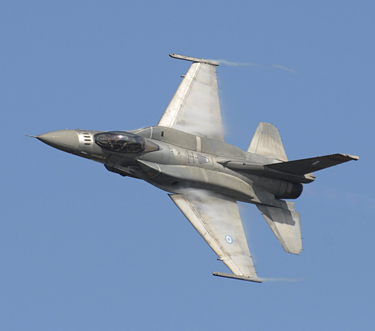
%> input picture EdgeDetection_HybridImgs/prob_pyramids/data/plane.bmp, 375 x 331 px
$ octave runThis.m   (GNU Octave 9; MATLAB toolbox functions it lacks are replaced by stand-ins)
%> lines starting %> are read from the running program, lines starting %| are printed output that depends on the picture
### EdgeDetection_HybridImgs/prob_pyramids/pyramidsGL.m
function [G, L] = pyramidsGL(im, N)
    G={};
    L={};
    cutoff_frequency=7;
%     im_new={};
%     G={};
%     N={};
    filter = fspecial('Gaussian', cutoff_frequency*4+1, cutoff_frequency);

    size(im)
    G{1}=im;
    im_new=imfilter(G{1},filter);
    orig_filt_img= G{1};
    size(im_new)

    for i=2:5
        G{i}= imresize(im_new,.5);
        im_new=imfilter(G{i},filter);
    end
    disp('finishedG');
    size(G{1})
    a=size(imresize(G{1},2))
    b=size(orig_filt_img)
% [13 lines of commented-out code are left out]
    c=size(orig_filt_img);
    d=size(imresize(G{1},2));
    t1=(imresize(G{2},2));
    if c(2)~=d(2)&& c(1)==d(1)

        t1=t1(:,1:c(2),:)
%               G{j-1}=[G{j-1} zeros(c(1),1)];
    elseif c(1)~=d(1)&& c(2)==d(2)
        t1=t1(1:c(1),:,:)
%               G{j-1}=[G{j-1}; zeros(1,c(2))];
    elseif c(2)~=d(2)&& c(1)~=d(1)
        t1=t1(1:c(1),1:c(2),:)
    end
% [5 lines of commented-out code are left out]
    L{1}= (orig_filt_img - (imfilter(t1,filter)));
% [5 lines of commented-out code are left out]
    for j= 2:4
        disp(j)
        c=size(G{j});
        d=size(imresize(G{j+1},2));
        t2=(imresize(G{j+1},2));
        if c(2)~=d(2)&& c(1)==d(1)

            t2=t2(:,1:c(2),:)
    %               G{j-1}=[G{j-1} zeros(c(1),1)];
        elseif c(1)~=d(1)&& c(2)==d(2)
            t2=t2(1:c(1),:,:)
    %               G{j-1}=[G{j-1}; zeros(1,c(2))];
        elseif c(2)~=d(2)&& c(1)~=d(1)
            t2=t2(1:c(1),1:c(2),:)
        end

        L{j}=G{j}-(imfilter(t2,filter))

    end
    L{5}=G{5};
% [17 lines of commented-out code are left out]


end

### EdgeDetection_HybridImgs/prob_pyramids/reconstruct.m
function img = reconstruct( L )
%UNTITLED2 Summary of this function goes here
%   Detailed explanation goes here
    cutoff_frequency=7;
    filter = fspecial('Gaussian', cutoff_frequency*4+1, cutoff_frequency);
    s={}
    c=size(L{4});
    d=size((imresize(L{5},2)));
    t1=(imresize(L{5},2))
    if c(2)~=d(2)&& c(1)==d(1)

        t1=t1(:,1:c(2),:)
%               G{j-1}=[G{j-1} zeros(c(1),1)];
    elseif c(1)~=d(1)&& c(2)==d(2)
        t1=t1(1:c(1),:,:)
%               G{j-1}=[G{j-1}; zeros(1,c(2))];
    elseif c(2)~=d(2)&& c(1)~=d(1)
        t1=t1(1:c(1),1:c(2),:)
    end
    s{4}=L{4}+(imfilter(t1,filter));
% [7 lines of commented-out code are left out]
    for i=0:2
        j=3-i;
        c=size(L{j});

        t=imresize(s{j+1},2);
        d=size(t);
%         rect=[0 0 c(1) c(2)]
%         t=imcrop(t,rect)
        if c(2)~=d(2)&& c(1)==d(1)

            t=t(:,1:c(2),:)
%               G{j-1}=[G{j-1} zeros(c(1),1)];
        elseif c(1)~=d(1)&& c(2)==d(2)
            t=t(1:c(1),:,:)
%               G{j-1}=[G{j-1}; zeros(1,c(2))];
        elseif c(2)~=d(2)&& c(1)~=d(1)
            t=t(1:c(1),1:c(2),:)
        end

%         a=L_temp;
        s{j}=L{j}+(imfilter(t,filter));
        size(t)
        size(L{j})

    end
% [5 lines of commented-out code are left out]
    img=s{j};

end

### EdgeDetection_HybridImgs/prob_pyramids/scale_reconstruct.m
function img=scale_reconstruct(L)
%UNTITLED3 Summary of this function goes here
%   Detailed explanation goes here
    L{1}=L{1}*2;
    cutoff_frequency=7;
    filter = fspecial('Gaussian', cutoff_frequency*4+1, cutoff_frequency);
    s={}
    c=size(L{4});
    d=size((imresize(L{5},2)));
    t1=imresize(L{5},round([size(L{4}, 1), size(L{4}, 2)]),'bicubic');
% [11 lines of commented-out code are left out]
    s{4}=L{4}+(imfilter(t1,filter));
% [7 lines of commented-out code are left out]
    for i=0:2
        j=3-i;
        c=size(L{j});

%         t=imresize(s{j+1},2);
%         d=size(t);
        t=imresize(s{j+1},round([size(L{j}, 1), size(L{j}, 2)]),'bicubic');
% [14 lines of commented-out code are left out]
        s{j}=L{j}+(imfilter(t,filter));
        size(t)
        size(L{j})

    end
% [5 lines of commented-out code are left out]

    img=s{j};


end

### EdgeDetection_HybridImgs/prob_pyramids/tight_subplot.m
function ha = tight_subplot(Nh, Nw, gap, marg_h, marg_w)

% tight_subplot creates "subplot" axes with adjustable gaps and margins
%
% ha = tight_subplot(Nh, Nw, gap, marg_h, marg_w)
%
%   in:  Nh      number of axes in hight (vertical direction)
%        Nw      number of axes in width (horizontaldirection)
%        gap     gaps between the axes in normalized units (0...1)
%                   or [gap_h gap_w] for different gaps in height and width
%        marg_h  margins in height in normalized units (0...1)
%                   or [lower upper] for different lower and upper margins
%        marg_w  margins in width in normalized units (0...1)
%                   or [left right] for different left and right margins
%
%  out:  ha     array of handles of the axes objects
%                   starting from upper left corner, going row-wise as in
%                   going row-wise as in
%
%  Example: ha = tight_subplot(3,2,[.01 .03],[.1 .01],[.01 .01])
%           for ii = 1:6; axes(ha(ii)); plot(randn(10,ii)); end
%           set(ha(1:4),'XTickLabel',''); set(ha,'YTickLabel','')

% Pekka Kumpulainen 20.6.2010   @tut.fi
% Tampere University of Technology / Automation Science and Engineering


if nargin<3; gap = .02; end
if nargin<4 || isempty(marg_h); marg_h = .05; end
if nargin<5; marg_w = .05; end

if numel(gap)==1;
    gap = [gap gap];
end
if numel(marg_w)==1;
    marg_w = [marg_w marg_w];
end
if numel(marg_h)==1;
    marg_h = [marg_h marg_h];
end

axh = (1-sum(marg_h)-(Nh-1)*gap(1))/Nh;
axw = (1-sum(marg_w)-(Nw-1)*gap(2))/Nw;

py = 1-marg_h(2)-axh;

ha = zeros(Nh*Nw,1);
ii = 0;
for ih = 1:Nh
    px = marg_w(1);

    for ix = 1:Nw
        ii = ii+1;
        ha(ii) = axes('Units','normalized', ...
            'Position',[px py axw axh], ...
            'XTickLabel','', ...
            'YTickLabel','');
        px = px+axw+gap(2);
    end
    py = py-axh-gap(1);
end

### EdgeDetection_HybridImgs/prob_pyramids/displayPyramids.m
function displayPyramids(G, L)
%UNTITLED4 Summary of this function goes here
%   Detailed explanation goes here
    figure;
% [6 lines of commented-out code are left out]
    ha = tight_subplot(2,5,[.01 .03],[.1 .01],[.01 .01]);
% %           for ii = 1:6; axes(ha(ii)); plot(randn(10,ii)); end
%
% %     axes(ha(1));
% %     imshow(G{1});
%
    for i=1:5
% %         figure;
%         axes(ha(i));
        subplot(ha(i)),imshow(G{i});
%
% %         axes(ha(i+5));
% % %         subplot(2,5,i+5);
%         imshow(G{1,i});
    end
% %
    for j=1:5
% %         figure;
% %         imshow((G{i}));
        subplot(ha(j+5)),imshow((L{j})+0.5);
%         imshow((L{1,j})+0.5);
%     end
%     figure;
end

### EdgeDetection_HybridImgs/prob_pyramids/displayPyramidsfft.m
function displayPyramidsfft(G, L)
%UNTITLED Summary of this function goes here
%   Detailed explanation goes here
    figure;
    for i=1:5
        subplot(2,5,i);
        imagesc((log((abs(fftshift(fft2(double(rgb2gray(G{i})))))))));
        colormap jet;
        subplot(2,5,i+5);
        imagesc((log((abs(fftshift(fft2(double(rgb2gray(L{i}+0.5)))))))));
        colormap jet;
    end


end

### EdgeDetection_HybridImgs/prob_pyramids/runThis.m
clear all; close all;
im = (im2double(imread('data/plane.bmp')));
% im=rgb2gray(im);
N=5;
G={};
L={};
[G,L]=pyramidsGL(im,N)
%> after the loop in pyramidsGL, `for i=2:5`: G = 5 items
%> in pyramidsGL, `size(G{1})`: ans = [331 375 3]
%> in pyramidsGL, `a=size(imresize(G{1},2))`: a = [662 750 3]
%> the loop in pyramidsGL, `for j= 2:4` made 3 passes
%> (c, d) on passes 2 to 3: ([83 94 3], [84 94 3]), ([42 47 3], [42 48 3])
%> d on pass 1: [166 188 3]
%> after the loop in pyramidsGL, `for j= 2:4`: L = 4 items
%> G = 5 items; L = 5 items

for i=1:5
    fn1=sprintf('C://First_sem//CV//hw1//prob_pyramids//hw-ans//gaussian//%s.jpg',num2str(i))
    imwrite(G{i},fn1);
end
for i=1:5
    fn2=sprintf('C://First_sem//CV//hw1//prob_pyramids//hw-ans//laplacian//%s.jpg',num2str(i))
    imwrite(L{i},fn2);
end
%> this loop made 5 passes
%> pass 1, `imwrite(L{i},fn2);`:
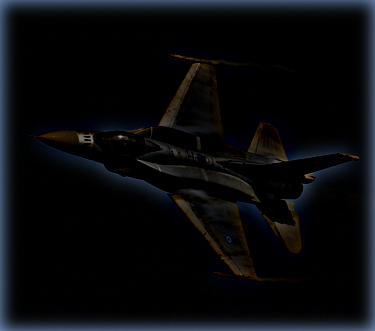
%> saved as 1.jpg: size 331x375x3 uint8; mean R, G, B 8.7, 9.9, 12.2
%> pass 2, `imwrite(L{i},fn2);`:
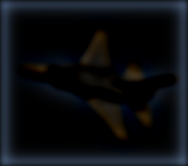
%> saved as 2.jpg: size 166x188x3 uint8; mean R, G, B 12, 14.2, 18
img1=reconstruct(L);
%> the loop in reconstruct, `for i=0:2` made 3 passes
%> after the loop in reconstruct, `for i=0:2`: s = 4 items
figure(1);
imshow(img1);
d=size(img1)
%> d = [331 375 3]
c=size(im)
%> c = [331 375 3]
 if c(2)~=d(2)&& c(1)==d(1)
%
       img1=img1(:,1:c(2),:)
%               G{j-1}=[G{j-1} zeros(c(1),1)];
    elseif c(1)~=d(1)&& c(2)==d(2)
        img1=img1(1:c(1),:,:)
%               G{j-1}=[G{j-1}; zeros(1,c(2))];
    elseif c(2)~=d(2)&& c(1)~=d(1)
        img1=img1(1:c(1),1:c(2),:)
 end
% im=imresize(im,round([size(img1, 1), size(img1, 2), size(img1,3)]),'bicubic');
% im=imresize(im,round([size(img1, 1), size(img1, 2), size(img1,3)]),'bicubic');

MSE_recon = immse(img1, im)
%> MSE_recon = 4.55e-36
img2=scale_reconstruct(L);
%> in scale_reconstruct, `c=size(L{4});`: c = [42 47 3]
%> in scale_reconstruct, `d=size((imresize(L{5},2)));`: d = [42 48 3]
%> the loop in scale_reconstruct, `for i=0:2` made 3 passes
%> in scale_reconstruct, `img=s{j};`:
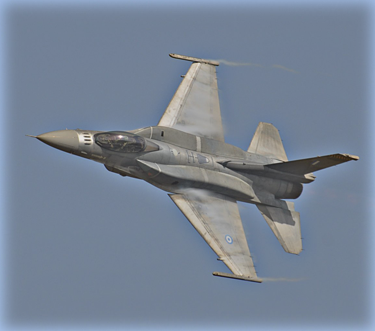
%> img: size 331x375x3 double; mean R, G, B 0.486, 0.591, 0.736; drawn with min black and max white
d=size(img2)
c=size(im)
if c(2)~=d(2)&& c(1)==d(1)
%
   img2=img2(:,1:c(2),:)
%               G{j-1}=[G{j-1} zeros(c(1),1)];
elseif c(1)~=d(1)&& c(2)==d(2)
    img2=img2(1:c(1),:,:)
%               G{j-1}=[G{j-1}; zeros(1,c(2))];
elseif c(2)~=d(2)&& c(1)~=d(1)
    img2=img2(1:c(1),1:c(2),:)
end
MSE_recon2 = immse(img2, im)
%> MSE_recon2 = 0.00967
f2=fspecial('laplacian')
im_new=imfilter(im,f2);
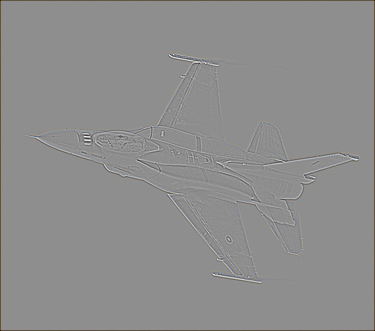
%> im_new: size 331x375x3 double; mean R, G, B -0.00514, -0.00653, -0.00851; drawn with min black and max white
MSE_sharpening=immse(im_new, im)
%> MSE_sharpening = 0.38
figure(2);
imshow(img2);
figure(3);
imshow(im_new);

imwrite(img1,'C:/First_sem/CV/hw1/prob_pyramids/hw-ans/recon.jpg');
displayPyramids(G,L);
%> the loop in displayPyramids, `for j=1:5` made 5 passes
%> pass 1, in displayPyramids, `imshow((L{j})+0.5)`:
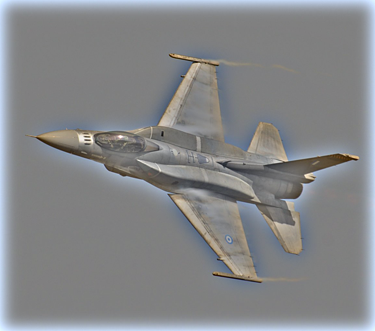
%> displayed picture: size 331x375x3, on the screen's scale of 0 to 255; mean R, G, B 132.9, 134.4, 136.5
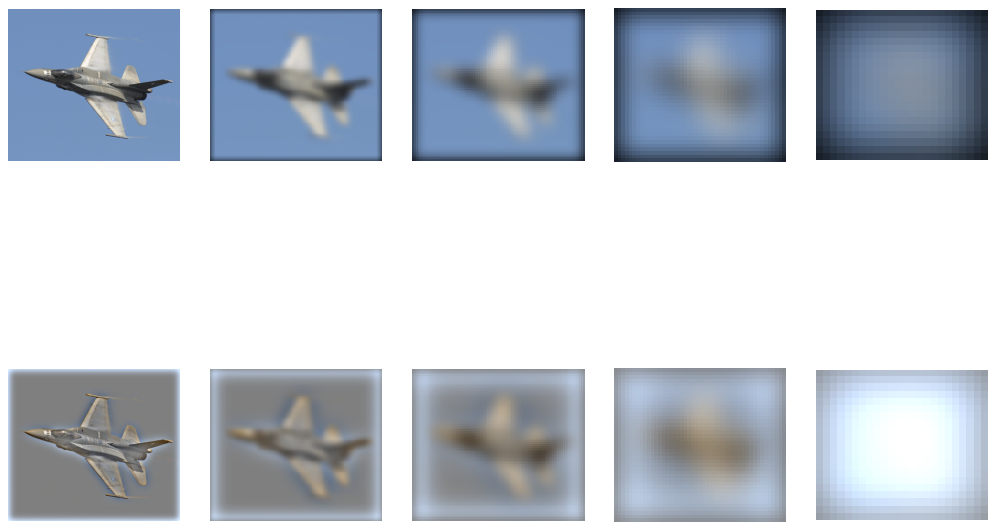
%> figure redrawn from the program's plot data, 10 panels
displayPyramidsfft(G,L);
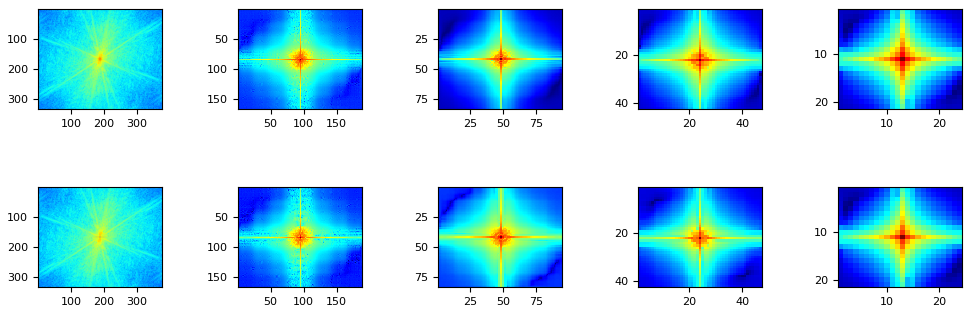
%> figure redrawn from the program's plot data, 10 panels

$ run again, with EdgeDetection_HybridImgs/prob_pyramids/data/cat.bmp copied over EdgeDetection_HybridImgs/prob_pyramids/data/plane.bmp
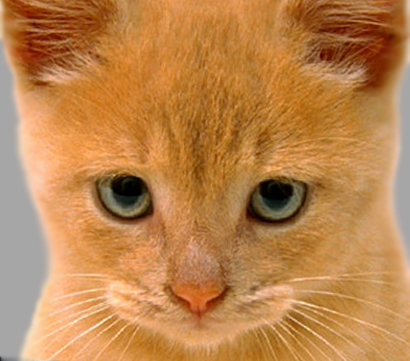
%> input picture EdgeDetection_HybridImgs/prob_pyramids/data/cat.bmp, 410 x 361 px
%> after the loop in pyramidsGL, `for i=2:5`: G = 5 items
%> in pyramidsGL, `size(G{1})`: ans = [361 410 3]
%> a = [722 820 3]
%> the loop in pyramidsGL, `for j= 2:4` made 3 passes
%> (c, d) on passes 1 to 2: ([181 205 3], [182 206 3]), ([91 103 3], [92 104 3])
%> after the loop in pyramidsGL, `for j= 2:4`: L = 4 items
%> `[G,L]=pyramidsGL(im,N)`: G = 5 items
%> the loop in reconstruct, `for i=0:2` made 3 passes
%> after the loop in reconstruct, `for i=0:2`: s = 4 items
%> MSE_recon = 8.65e-36
%> in scale_reconstruct, `c=size(L{4});`: c = [46 52 3]
%> the loop in scale_reconstruct, `for i=0:2` made 3 passes
%> MSE_recon2 = 0.00987
%> `im_new=imfilter(im,f2);`:
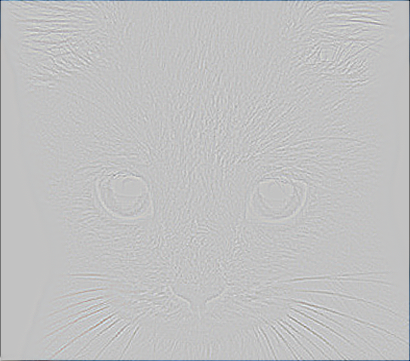
%> im_new: size 361x410x3 double; mean R, G, B -0.00764, -0.00611, -0.00456; drawn with min black and max white
%> MSE_sharpening = 0.344
%> the loop in displayPyramids, `for j=1:5` made 5 passes
%> pass 2, in displayPyramids, `imshow((L{j})+0.5)`:
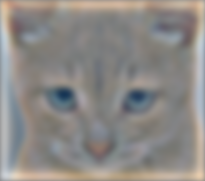
%> displayed picture: size 181x205x3, on the screen's scale of 0 to 255; mean R, G, B 140.7, 137.6, 134.5
